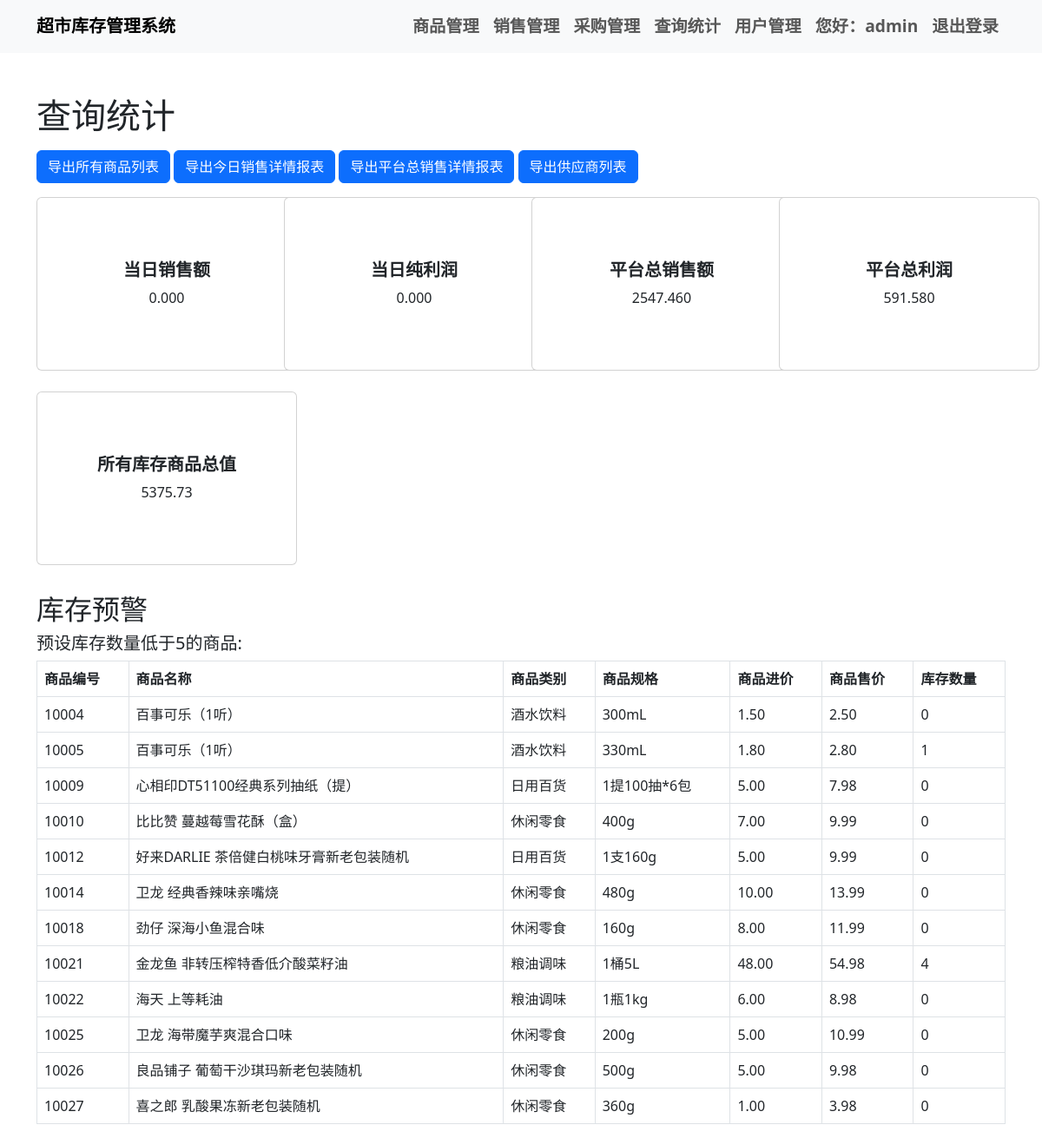
Screenshot of /query_statistics/ (signed in) with the database file from the repository.
### inventory_app/models.py (models this page shows, shortened)
class Product(models.Model):
    product_id = models.CharField(max_length=20, unique=True)
    name = models.CharField(max_length=100)
    category = models.CharField(max_length=50)
    specification = models.CharField(max_length=100)
    purchase_price = models.DecimalField(max_digits=10, decimal_places=2)
    price = models.DecimalField(max_digits=10, decimal_places=2)
    quantity = models.IntegerField()
    supplier = models.ForeignKey('Supplier', on_delete=models.CASCADE)

### inventory_app/views.py (the view)
# urls.py: path('query_statistics/', query_statistics, name='query_statistics'),
@login_required
def query_statistics(request):
    today = timezone.now().date()
    today_sales = Sale.objects.filter(sale_time__date=today).aggregate(total_sales=Sum(F('quantity') * F('product__price')))
    today_sales_amount = today_sales['total_sales'] if today_sales['total_sales'] else 0
    today_cost = Sale.objects.filter(sale_time__date=today).aggregate(total_cost=Sum(F('quantity') * F('product__purchase_price')))
    today_cost_amount = today_cost['total_cost'] if today_cost['total_cost'] else 0
    today_profit = today_sales_amount - today_cost_amount
    total_sales = Sale.objects.aggregate(total_sales=Sum(F('quantity') * F('product__price')))
    total_sales_amount = total_sales['total_sales'] if total_sales['total_sales'] else 0
    total_cost = Sale.objects.aggregate(total_cost=Sum(F('quantity') * F('product__purchase_price')))
    total_cost_amount = total_cost['total_cost'] if total_cost['total_cost'] else 0
    total_profit = total_sales_amount - total_cost_amount
    today_sales_amount = f"{today_sales_amount:.3f}"
    today_profit = f"{today_profit:.3f}"
    total_sales_amount = f"{total_sales_amount:.3f}"
    total_profit = f"{total_profit:.3f}"
    low_stock_products = Product.objects.filter(quantity__lt=5)
    products = Product.objects.all()
    total_inventory_value = sum(product.purchase_price * product.quantity for product in products)
    context = {
        'today_sales': today_sales_amount,
        'today_profit': today_profit,
        'total_sales': total_sales_amount,
        'total_profit': total_profit,
        'low_stock_products': low_stock_products,
        'total_inventory_value': total_inventory_value,  # 传递所有库存商品总值到模板
    }
    return render(request, 'query_statistics.html', context)

### templates/query_statistics.html (shortened to what this page needs)
{% extends 'base.html' %}
{% block content %}
    <h1 class="mt-5">查询统计</h1>
    <div class="mt-3">
        <a href="{% url 'export_all_products' %}" class="btn btn-primary">导出所有商品列表</a>
        <a href="{% url 'export_today_sales' %}" class="btn btn-primary">导出今日销售详情报表</a>
        <a href="{% url 'export_total_sales' %}" class="btn btn-primary">导出平台总销售详情报表</a>
        <a href="{% url 'export_suppliers' %}" class="btn btn-primary">导出供应商列表</a>
    </div>
    <div class="row mt-3">
        <div class="col-md-3">
            <div class="card mb-4" style="height: 200px; width: 300px;">
                <div class="card-body d-flex align-items-center justify-content-center flex-column">
                    <h5 class="card-title" style="font-weight: bold;">当日销售额</h5>
                    <p class="card-text">{{ today_sales }}</p>
                </div>
            </div>
        </div>
        <div class="col-md-3">
            <div class="card mb-4" style="height: 200px; width: 300px;">
                <div class="card-body d-flex align-items-center justify-content-center flex-column">
                    <h5 class="card-title" style="font-weight: bold;">当日纯利润</h5>
                    <p class="card-text">{{ today_profit }}</p>
                </div>
            </div>
        </div>
        <div class="col-md-3">
            <div class="card mb-4" style="height: 200px; width: 300px;">
                <div class="card-body d-flex align-items-center justify-content-center flex-column">
                    <h5 class="card-title" style="font-weight: bold;">平台总销售额</h5>
                    <p class="card-text">{{ total_sales }}</p>
                </div>
            </div>
        </div>
        <div class="col-md-3">
            <div class="card mb-4" style="height: 200px; width: 300px;">
                <div class="card-body d-flex align-items-center justify-content-center flex-column">
                    <h5 class="card-title" style="font-weight: bold;">平台总利润</h5>
                    <p class="card-text">{{ total_profit }}</p>
                </div>
            </div>
        </div>
        <div class="col-md-3">
            <div class="card mb-4" style="height: 200px; width: 300px;">
                <div class="card-body d-flex align-items-center justify-content-center flex-column">
                    <h5 class="card-title" style="font-weight: bold;">所有库存商品总值</h5>
                    <p class="card-text">{{ total_inventory_value }}</p>
                </div>
            </div>
        </div>
    </div>
    <div class="mt-2">
        <h2>库存预警</h2>
        <h5>预设库存数量低于5的商品:</h5>
        <table class="table table-bordered">
            <thead>
                <tr>
                    <th>商品编号</th>
                    <th>商品名称</th>
                    <th>商品类别</th>
                    <th>商品规格</th>
                    <th>商品进价</th>
                    <th>商品售价</th>
                    <th>库存数量</th>
                </tr>
            </thead>
            <tbody>
                {% for product in low_stock_products %}
                    {% if product.quantity < 5 %}
                        <tr {% if product.quantity == 0 %}style="color: red;"{% endif %}>
                            <td>{{ product.product_id }}</td>
                            <td>{{ product.name }}</td>
                            <td>{{ product.category }}</td>
                            <td>{{ product.specification }}</td>
                            <td>{{ product.purchase_price }}</td>
                            <td>{{ product.price }}</td>
                            <td>{{ product.quantity }}</td>
                        </tr>
                    {% endif %}
                {% endfor %}
            </tbody>
        </table>
    </div>
{% endblock %}

### templates/base.html (shortened to what this page needs)
<!DOCTYPE html>
<html lang="zh-CN">
<head>
    <link href="https://cdn.jsdelivr.net/npm/bootstrap@5.3.0/dist/css/bootstrap.min.css" rel="stylesheet">
</head>
<body>
    <nav class="navbar navbar-expand-lg navbar-light bg-light">
        <div class="container">
            <a class="navbar-brand" href="{% url 'home' %}">超市库存管理系统</a>
            <div class="collapse navbar-collapse" id="navbarNav">
                <ul class="navbar-nav ms-auto">
                    {% if user.is_authenticated %}
                        <li class="nav-item">
                            <a class="nav-link" href="{% url 'product_management' %}">商品管理</a>
                        </li>
                        <li class="nav-item">
                            <a class="nav-link" href="{% url 'sales_management' %}">销售管理</a>
                        </li>
                        <li class="nav-item">
                            <a class="nav-link" href="{% url 'purchase_management' %}">采购管理</a>
                        </li>
                        <li class="nav-item">
                            <a class="nav-link" href="{% url 'query_statistics' %}">查询统计</a>
                        </li>
                        {% if user.is_superuser %}
                            <li class="nav-item">
                                <a class="nav-link" href="{% url 'user_management' %}">用户管理</a>
                            </li>
                        {% endif %}
                        <li class="nav-item">
                            <span class="nav-link">您好：{{ user.username }}</span>
                        </li>
                        <li class="nav-item">
                            <a class="nav-link" href="{% url 'logout' %}">退出登录</a>
                        </li>
                    {% endif %}
                </ul>
            </div>
        </div>
    </nav>
    <div class="container mt-4">
        {% block content %}
        {% endblock %}
    </div>
</body>
</html>

### templates/base.html (style rules this page uses)
.navbar { font-size: 1.2rem; font-weight: bold; }

### rows the page displays
Product: product_id "10004", name "百事可乐（1听）", category "酒水饮料", specification "300mL", purchase_price "1.50", price "2.50", quantity "0"
Product: product_id "10005", name "百事可乐（1听）", category "酒水饮料", specification "330mL", purchase_price "1.80", price "2.80", quantity "1"
Product: product_id "10009", name "心相印DT51100经典系列抽纸（提）", category "日用百货", specification "1提100抽*6包", purchase_price "5.00", price "7.98", quantity "0"
Product: product_id "10010", name "比比赞 蔓越莓雪花酥（盒）", category "休闲零食", specification "400g", purchase_price "7.00", price "9.99", quantity "0"
Product: product_id "10012", name "好来DARLIE 茶倍健白桃味牙膏新老包装随机", category "日用百货", specification "1支160g", purchase_price "5.00", price "9.99", quantity "0"
Product: product_id "10014", name "卫龙 经典香辣味亲嘴烧", category "休闲零食", specification "480g", purchase_price "10.00", price "13.99", quantity "0"
Product: product_id "10018", name "劲仔 深海小鱼混合味", category "休闲零食", specification "160g", purchase_price "8.00", price "11.99", quantity "0"
Product: product_id "10021", name "金龙鱼 非转压榨特香低介酸菜籽油", category "粮油调味", specification "1桶5L", purchase_price "48.00", price "54.98", quantity "4"
Product: product_id "10022", name "海天 上等耗油", category "粮油调味", specification "1瓶1kg", purchase_price "6.00", price "8.98", quantity "0"
Product: product_id "10025", name "卫龙 海带魔芋爽混合口味", category "休闲零食", specification "200g", purchase_price "5.00", price "10.99", quantity "0"
Product: product_id "10026", name "良品铺子 葡萄干沙琪玛新老包装随机", category "休闲零食", specification "500g", purchase_price "5.00", price "9.98", quantity "0"
Product: product_id "10027", name "喜之郎 乳酸果冻新老包装随机", category "休闲零食", specification "360g", purchase_price "1.00", price "3.98", quantity "0"

### other values shown
{{ user.username }} "admin"
{{ today_sales }} "0.000"
{{ today_profit }} "0.000"
{{ total_sales }} "2547.460"
{{ total_profit }} "591.580"
{{ total_inventory_value }} "5375.73"
